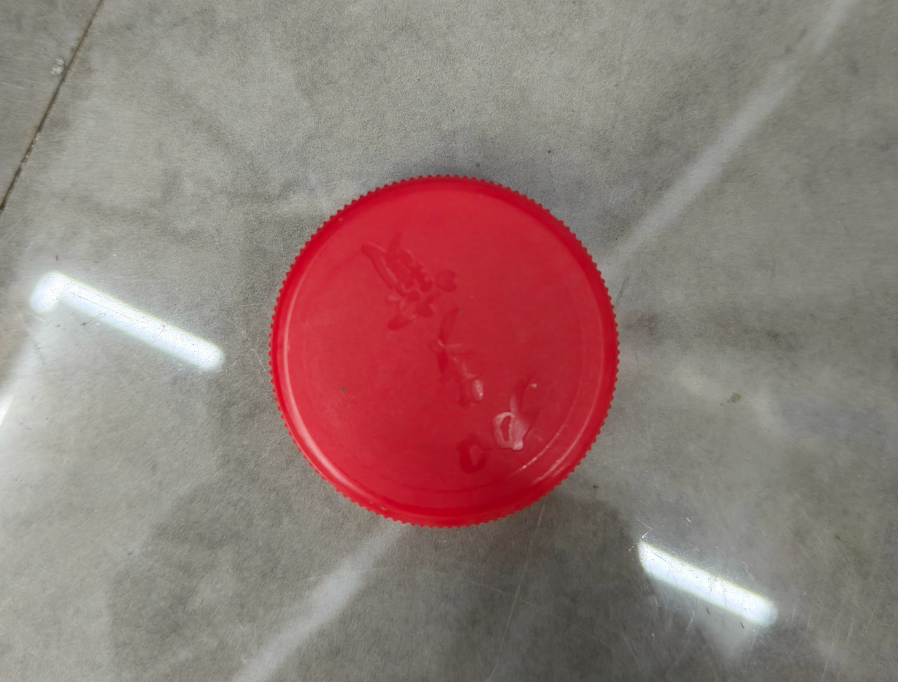
#> input picture assets/lab/week7/ee211-lab-week7-code-materials/introduce_opencv/images/red.png, 898 x 682 px
$ python image_preprocessing_segmentation_single_color.py
#> lines starting #> are read from the running program, lines starting #| are printed output that depends on the picture; after the words box and inside, x2 and y2 are one past the last pixel; in counts of white or black regions, pixels touching at a corner belong together
#> further down, image is the input picture: shape (682, 898, 3); mean B, G, R 118.6, 122.6, 146.9
import cv2
import numpy as np

# Function to convert image to HSV and apply threshold
def threshold_red(image):
    hsv = cv2.cvtColor(image, cv2.COLOR_BGR2HSV)
#> hsv: shape (682, 898, 3); mean H, S, V 53.1, 47.5, 147.4
    lower_red = np.array([0, 120, 70])
    upper_red = np.array([10, 255, 255])
    mask1 = cv2.inRange(hsv, lower_red, upper_red)
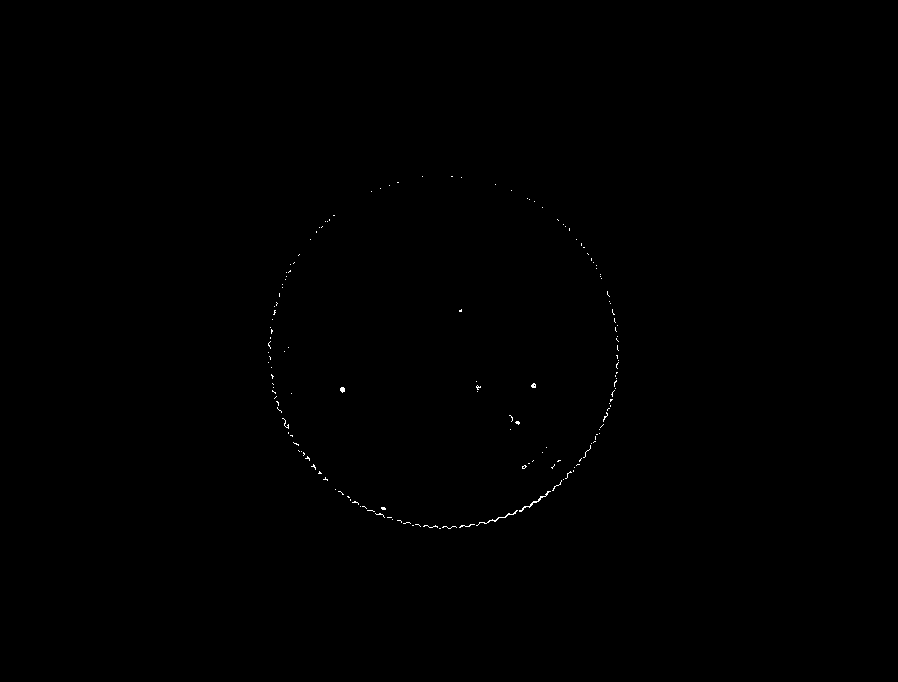
#> mask1: shape (682, 898); 0.13% white in thin lines or dots, all inside (x1, y1, x2, y2) = (268, 176, 619, 529)
    lower_red = np.array([170, 120, 70])
    upper_red = np.array([180, 255, 255])
    mask2 = cv2.inRange(hsv, lower_red, upper_red)
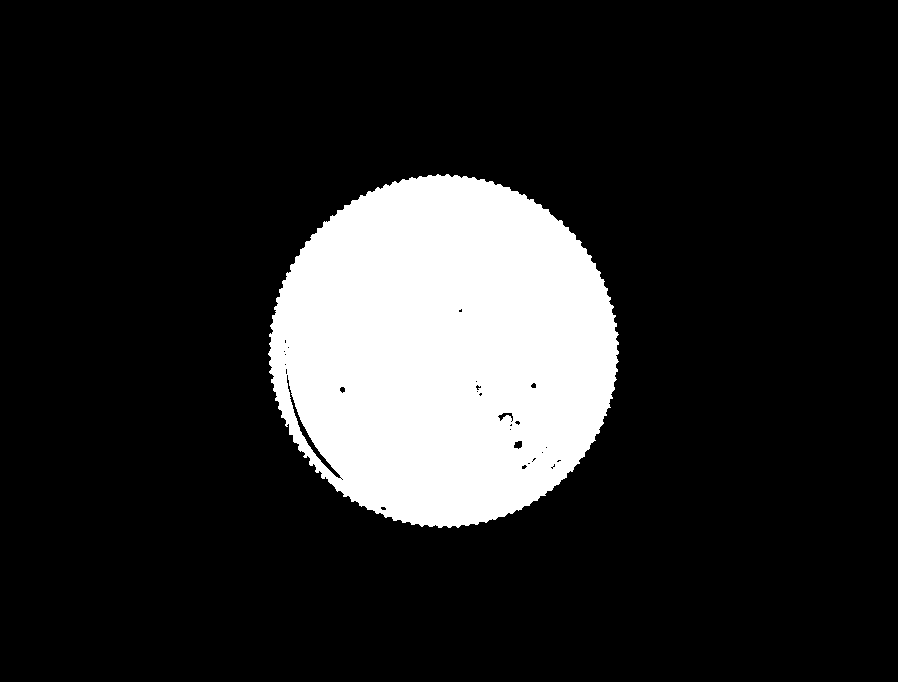
#> mask2: shape (682, 898); 15.6% white; 1 white region, box (x1, y1, x2, y2) and area: (268, 174, 619, 528) 95375
    return cv2.bitwise_or(mask1, mask2)
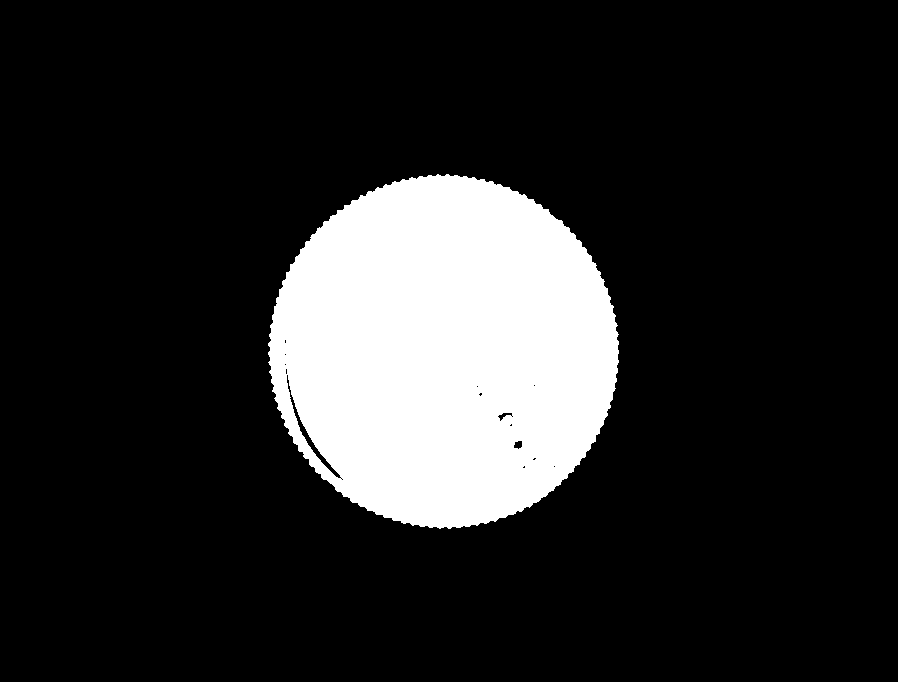
#> returned value: shape (682, 898); 15.7% white; 1 white region, box (x1, y1, x2, y2) and area: (268, 174, 619, 529) 96166

# Function to check if a region can be approximated by a circle
def is_approx_circle(contour, accuracy=0.04):
    perimeter = cv2.arcLength(contour, True)
    approx = cv2.approxPolyDP(contour, accuracy * perimeter, True)
    return len(approx) == 3 and cv2.isContourConvex(contour)

# Load the image
image = cv2.imread('./images/red.png')


# Threshold the image to get only red color
red_mask = threshold_red(image)

cv2.imshow('Original', image)
cv2.imshow('Red_Filtered', red_mask)

cv2.waitKey(0)
cv2.destroyAllWindows()
